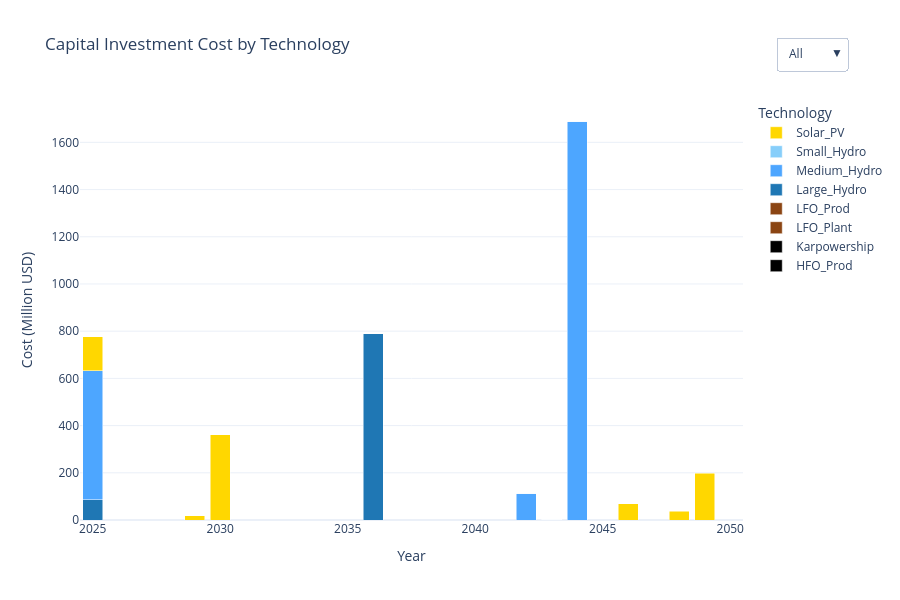

Source (notebook cell):
### Markdown cell above
### Annual Capital Costs by Technology

### Code cell
import pandas as pd
import plotly.graph_objects as go

# === Load technology color map ===
with open("tech_colors.json") as f:
    tech_colors = json.load(f)

# === Load and prepare capital investment data ===
df_capex = pd.read_csv(res_dir / "CapitalInvestment.csv")
df_capex.rename(columns={"y": "YEAR", "t": "TECHNOLOGY", "CapitalInvestment": "VALUE"}, inplace=True)

# Pivot to wide format
df_pivot = df_capex.pivot_table(index="YEAR", columns="TECHNOLOGY", values="VALUE", aggfunc="sum")
years = df_pivot.index.tolist()

# === Build figure ===
fig = go.Figure()

for tech in df_pivot.columns:
    fig.add_trace(go.Bar(
        x=years,
        y=df_pivot[tech].fillna(0),
        name=tech,
        marker=dict(color=tech_colors.get(tech, "#D3D3D3")),  # Fallback to gray
        hovertemplate=f"{tech}<br>Year: %{{x}}<br>Cost: %{{y:.2f}} Million USD"
    ))

# === Layout and interactivity ===
fig.update_layout(
    title="Capital Investment Cost by Technology",
    xaxis_title="Year",
    yaxis_title="Cost (Million USD)",
    barmode='stack',
    template="plotly_white",
    height=600,
    legend_title="Technology",
    hovermode="x unified",
    updatemenus=[
        {
            "buttons": [
                {"label": "All", "method": "update", "args": [{"visible": [True] * len(df_pivot.columns)}]},
                {"label": "None", "method": "update", "args": [{"visible": [False] * len(df_pivot.columns)}]},
            ],
            "direction": "down",
            "x": 1.05,
            "xanchor": "left",
            "y": 1.15,
            "yanchor": "top"
        }
    ]
)

# === Show plot with fallback ===
try:
    fig.show()
except ValueError:
    print("🔁 Fallback to browser due to rendering issue.")
    fig.show(renderer="browser")

### Figure 1 — Plotly figure (JSON) as saved in the notebook; plotly's stock layout.template omitted (floating-point values rounded to 4 significant figures)
{"data": [{"hovertemplate": "HFO_Prod<br>Year: %{x}<br>Cost: %{y:.2f} Million USD", "marker": {"color": "#000000"}, "name": "HFO_Prod", "type": "bar", "x": [2025, 2026, 2027, 2028, 2029, 2030, 2031, 2032, 2033, 2034, 2035, 2036, 2037, 2038, 2039, 2040, 2041, 2042, 2043, 2044, 2045, 2046, 2047, 2048, 2049, 2050], "y": [0.0, 0.0, 0.0, 0.0, 0.0, 0.0, 0.0, 0.0, 0.0, 0.0, 0.0, 0.0, 0.0, 0.0, 0.0, 0.0, 0.0, 0.0, 0.0, 0.0, 0.0, 0.0, 0.0, 0.0, 0.0, 0.0]}, {"hovertemplate": "Karpowership<br>Year: %{x}<br>Cost: %{y:.2f} Million USD", "marker": {"color": "#000000"}, "name": "Karpowership", "type": "bar", "x": [2025, 2026, 2027, 2028, 2029, 2030, 2031, 2032, 2033, 2034, 2035, 2036, 2037, 2038, 2039, 2040, 2041, 2042, 2043, 2044, 2045, 2046, 2047, 2048, 2049, 2050], "y": [0.0, 0.0, 0.0, 0.0, 0.0, 0.0, 0.0, 0.0, 0.0, 0.0, 0.0, 0.0, 0.0, 0.0, 0.0, 0.0, 0.0, 0.0, 0.0, 0.0, 0.0, 0.0, 0.0, 0.0, 0.0, 0.0]}, {"hovertemplate": "LFO_Plant<br>Year: %{x}<br>Cost: %{y:.2f} Million USD", "marker": {"color": "#8B4513"}, "name": "LFO_Plant", "type": "bar", "x": [2025, 2026, 2027, 2028, 2029, 2030, 2031, 2032, 2033, 2034, 2035, 2036, 2037, 2038, 2039, 2040, 2041, 2042, 2043, 2044, 2045, 2046, 2047, 2048, 2049, 2050], "y": [0.0, 0.0, 0.0, 0.0, 0.0, 0.0, 0.0, 0.0, 0.0, 0.0, 0.0, 0.0, 0.0, 0.0, 0.0, 0.0, 0.0, 0.0, 0.0, 0.0, 0.0, 0.0, 0.0, 0.0, 0.0, 0.0]}, {"hovertemplate": "LFO_Prod<br>Year: %{x}<br>Cost: %{y:.2f} Million USD", "marker": {"color": "#8B4513"}, "name": "LFO_Prod", "type": "bar", "x": [2025, 2026, 2027, 2028, 2029, 2030, 2031, 2032, 2033, 2034, 2035, 2036, 2037, 2038, 2039, 2040, 2041, 2042, 2043, 2044, 2045, 2046, 2047, 2048, 2049, 2050], "y": [0.0, 0.0, 0.0, 0.0, 0.0, 0.0, 0.0, 0.0, 0.0, 0.0, 0.0, 0.0, 0.0, 0.0, 0.0, 0.0, 0.0, 0.0, 0.0, 0.0, 0.0, 0.0, 0.0, 0.0, 0.0, 0.0]}, {"hovertemplate": "Large_Hydro<br>Year: %{x}<br>Cost: %{y:.2f} Million USD", "marker": {"color": "#1f77b4"}, "name": "Large_Hydro", "type": "bar", "x": [2025, 2026, 2027, 2028, 2029, 2030, 2031, 2032, 2033, 2034, 2035, 2036, 2037, 2038, 2039, 2040, 2041, 2042, 2043, 2044, 2045, 2046, 2047, 2048, 2049, 2050], "y": [84.87, 0.0, 0.0, 0.0, 0.0, 0.0, 0.0, 0.0, 0.0, 0.0, 0.0, 788.1, 0.0, 0.0, 0.0, 0.0, 0.0, 0.0, 0.0, 0.0, 0.0, 0.0, 0.0, 0.0, 0.0, 0.0]}, {"hovertemplate": "Medium_Hydro<br>Year: %{x}<br>Cost: %{y:.2f} Million USD", "marker": {"color": "#4da6ff"}, "name": "Medium_Hydro", "type": "bar", "x": [2025, 2026, 2027, 2028, 2029, 2030, 2031, 2032, 2033, 2034, 2035, 2036, 2037, 2038, 2039, 2040, 2041, 2042, 2043, 2044, 2045, 2046, 2047, 2048, 2049, 2050], "y": [547.9, 0.0, 0.0, 0.0, 0.0, 0.0, 0.0, 0.0, 0.0, 0.0, 0.0, 0.0, 0.0, 0.0, 0.0, 0.0, 0.0, 113.3, 3.33, 1691.0, 0.0, 0.0, 0.0, 0.0, 0.0, 0.0]}, {"hovertemplate": "Small_Hydro<br>Year: %{x}<br>Cost: %{y:.2f} Million USD", "marker": {"color": "#87CEFA"}, "name": "Small_Hydro", "type": "bar", "x": [2025, 2026, 2027, 2028, 2029, 2030, 2031, 2032, 2033, 2034, 2035, 2036, 2037, 2038, 2039, 2040, 2041, 2042, 2043, 2044, 2045, 2046, 2047, 2048, 2049, 2050], "y": [0.0, 0.0, 0.0, 0.0, 0.0, 0.0, 0.0, 0.0, 0.0, 0.0, 0.0, 0.0, 0.0, 0.0, 0.0, 0.0, 0.0, 0.0, 0.0, 0.0, 0.0, 0.0, 0.0, 0.0, 0.0, 0.0]}, {"hovertemplate": "Solar_PV<br>Year: %{x}<br>Cost: %{y:.2f} Million USD", "marker": {"color": "#FFD700"}, "name": "Solar_PV", "type": "bar", "x": [2025, 2026, 2027, 2028, 2029, 2030, 2031, 2032, 2033, 2034, 2035, 2036, 2037, 2038, 2039, 2040, 2041, 2042, 2043, 2044, 2045, 2046, 2047, 2048, 2049, 2050], "y": [143.3, 0.0, 0.0, 0.0, 17.39, 362.0, 0.0, 0.0, 0.0, 0.0, 0.0, 0.0, 0.0, 0.0, 0.0, 0.0, 0.0, 0.0, 0.0, 0.0, 0.0, 68.01, 0.0, 37.11, 197.8, 0.0]}], "layout": {"barmode": "stack", "height": 600, "hovermode": "x unified", "legend": {"title": {"text": "Technology"}}, "title": {"text": "Capital Investment Cost by Technology"}, "updatemenus": [{"buttons": [{"args": [{"visible": [true, true, true, true, true, true, true, true]}], "label": "All", "method": "update"}, {"args": [{"visible": [false, false, false, false, false, false, false, false]}], "label": "None", "method": "update"}], "direction": "down", "x": 1.05, "xanchor": "left", "y": 1.15, "yanchor": "top"}], "xaxis": {"title": {"text": "Year"}}, "yaxis": {"title": {"text": "Cost (Million USD)"}}}}
